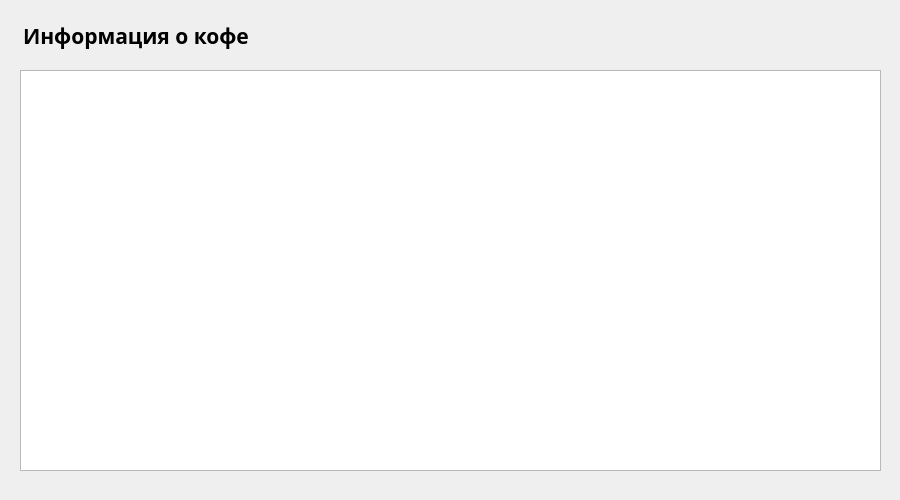
<?xml version="1.0" encoding="UTF-8"?>
<ui version="4.0">
 <class>Form</class>
 <widget class="QWidget" name="Form">
  <property name="geometry">
   <rect>
    <x>0</x>
    <y>0</y>
    <width>900</width>
    <height>500</height>
   </rect>
  </property>
  <property name="minimumSize">
   <size>
    <width>900</width>
    <height>500</height>
   </size>
  </property>
  <property name="maximumSize">
   <size>
    <width>900</width>
    <height>500</height>
   </size>
  </property>
  <property name="windowTitle">
   <string>Информация о кофе</string>
  </property>
  <widget class="QLabel" name="label">
   <property name="geometry">
    <rect>
     <x>23</x>
     <y>20</y>
     <width>311</width>
     <height>31</height>
    </rect>
   </property>
   <property name="font">
    <font>
     <family>Arial Black</family>
     <pointsize>16</pointsize>
     <weight>75</weight>
     <bold>true</bold>
    </font>
   </property>
   <property name="text">
    <string>Информация о кофе</string>
   </property>
  </widget>
  <widget class="QTableWidget" name="tableWidget">
   <property name="geometry">
    <rect>
     <x>20</x>
     <y>70</y>
     <width>861</width>
     <height>401</height>
    </rect>
   </property>
  </widget>
 </widget>
 <resources/>
 <connections/>
</ui>
